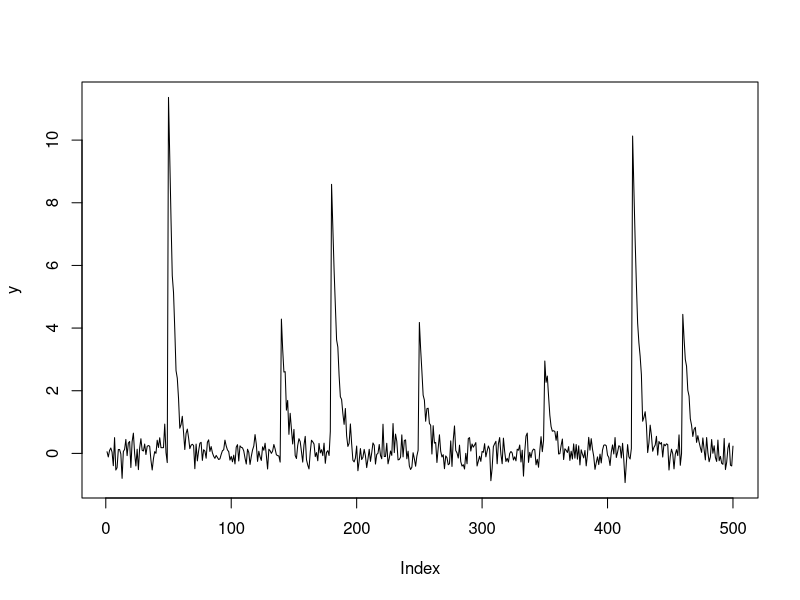

Here is the R script that generated this plot: (Note: this script raises an error after producing the figure.)


library(truncnorm)

# data <- read.csv("data.csv", header = FALSE)
# str(data)
# head(data)
# plot(1:nrow(data), data$V1, type = "l")
# plot(1:length(data$V1[22000:28000]), data$V1[22000:28000], type = "l")
# y = data$V1[22000:28000]

## mixture ##
sim_data <- function(n, lambda, time_spike, b, gamma, prob, par)
{
  c = rep(0,n)
  s = rep(0,n)
  A = rep(0,n)
  s[time_spike] = 1
  
  k <- sample(1:length(prob), sum(s), prob, replace = TRUE)
  A[time_spike] <- rnorm(sum(s), par[k], 0.8)
  
  for(i in 2:n)
  {
    c[i] = gamma * c[i-1] + A[i] * s[i]
  }
  return(list("y" = b + c + rnorm(n, 0, 1/sqrt(lambda)), "c" = c, "s" = s, "A" = A, "k" = k))
}

data <- sim_data(n = 1000, lambda = 10, time_spike = c(100, 150, 400, 500, 700, 300, 600,850), 
                 gamma = 0.8, b = 2,
                 prob = c(0.1, 0.7, 0.2), par = c(0.6, 1, 2))

data <- sim_data(n = 500, lambda = 10, time_spike = c(50,140,180,250,350,420,460), 
                 gamma = 0.8, b = 0,
                 prob = c(0.4, 0.6), par = c(4, 10))

y = data$y 
plot(y, type = "l", main = "")

data$k
data$A[data$A>0]


#---------------------# #---------------------# #---------------------# #---------------------# 
#---------------------# #---------------------# #---------------------# #---------------------# 
#-----# #-----# some functions #-----# #-----# 

loglik <- function(y, cc, s, A, b, gamma, lambda)
{
  n = length(y)
  sum(dnorm(y, mean = b + gamma * cc + A * s, sd = 1/sqrt(lambda), log = TRUE))
}

logprior_gamma <- function(gamma, hyp_gamma1, hyp_gamma2) dbeta(gamma, hyp_gamma1, hyp_gamma2, log = TRUE)

logpost <- function(y, cc, s, A, b, gamma, lambda, 
                    hyp_gamma1, hyp_gamma2)
{
  loglik(y = y, cc = cc, s = s, A = A, b = b, gamma = gamma, lambda = lambda) +
    logprior_gamma(gamma, hyp_gamma1, hyp_gamma2)
}



#---------------------# #---------------------# #---------------------# #---------------------# 
#---------------------# #---------------------# #---------------------# #---------------------# 

marg <- function(y, b, c, gamma, s, sigma2, psi2)
{
  2 * dnorm(y, mean = b + gamma * c, sd = sqrt(psi2 + sigma2)) * 
    (1 - pnorm(0, mean = psi2 / (sigma2 + psi2) * (y-b-gamma*c), sd = sqrt(sigma2 * psi2 / (sigma2 + psi2)) ) )
}

num <- function(k, t)
{
  out = 0
  if(k >= t) out = gamma(k+1)/gamma(k-t+1)
  return(out)
}

v <- function(n, t, alpha, pois_mean, trunc = 100)
{
  tmp = sapply(1:trunc, function(k) num(k, t) / (gamma(alpha*k + n)/gamma(alpha*k)) * dpois(k-1, pois_mean) )
  sum(tmp[!is.nan(tmp)])
}

v(n=10, t = 3, alpha = 1, pois_mean = 2, trunc = 500)


gamma_start = 0.8; b_start = 2
A_start = 5; tau2 = 0.0001
lambda_start = 10
c0 = 0; p = 0.005; alpha = 1
hyp_A1 = 3; hyp_A2 = 1; hyp_gamma1 = 5; hyp_gamma2 = 2
hyp_lambda1 = 10; hyp_lambda2 = 1; hyp_b1 = 1; hyp_b2 = 1
psi2 = 2

nrep=50
gibbs_calcium <- function(nrep, y, 
                          c0 = 0, tau2 = 0.0001, 
                          # hyperparameters
                          pois_mean = 2, # param of Pois on the number of clusters
                          alpha = 1, # Dirichlet param: ~ Dir_k(alpha,...,alpha)
                          p = 0.005, # prior prob of a spike
                          psi2 = 2, # base measure variance (half normal on A)
                          hyp_gamma1 = 5, hyp_gamma2 = 2,
                          hyp_lambda1 = 10, hyp_lambda2 = 1, hyp_b1 = 1, hyp_b2 = 1,
                          # starting point
                          gamma_start = 0.8, b_start = 2, A_start = 5,
                          lambda_start = 10, 
                          # MH step
                          eps_gamma,
                          trunc = 500)
{
  n = length(y)
  # creo matrici di output
  out_c = matrix(NA, nrep, n+1) # calcio (c_0, c_1, ..., c_n)
  out_s = matrix(NA, nrep, n) # spikes (s_1, s_2, ..., s_n)
  out_p1 = matrix(NA, nrep, n) # probabilita' di osservare uno spike (pi_1, ..., pi_n)
  out_p0 = matrix(NA, nrep, n) # (1-pi_1, ..., 1-pi_n) -- a meno di costanti
  
  out_A = matrix(NA, nrep, n) # contiene i valori (A1,...,Ak)
  out_b = rep(NA, nrep) # posteriori di b
  out_gamma = rep(NA, nrep) # posteriori di gamma
  out_lambda = rep(NA, nrep) # posteriori di lambda
  
  filter_mean = numeric(n) # vettori di supporto per il kalman filter
  filter_var = numeric(n)
  
  cluster = matrix(0, nrep, n) # cluster per gli y_t tali che s_t = 1: (Z_1,...,Z_n)
  
  # inizializzazione dei parametri
  out_c[1,] = 0
  out_c[,1] = c0
  out_s[1,] = 0
  out_A[1,1] = A_start
  out_b[1] = b_start
  out_gamma[1] = gamma_start
  out_lambda[1] = lambda_start
  
  cluster[1,] = 1 # inizializzo tutti nello stesso cluster
  
  AA = rep(A_start, n) # contiene un vettore di lunghezza n che vale A_Zj anche quando s=0

  for(i in 1:(nrep-1))
  {
    sigma2 = 1/out_lambda[i]

    # sampling di c
    filter_mean[1] = (sigma2 * (out_b[i] + out_gamma[i] * out_c[i,1] + AA[1]*out_s[i,1] ) + tau2 * y[1]) / (tau2 + sigma2)
    filter_var[1] = tau2 * sigma2 / (tau2 + sigma2)
    
    for(j in 2:n)
    {
      filter_mean[j] = (sigma2 * (out_gamma[i] * filter_mean[j-1] + AA[j] * out_s[i,j] ) + 
                          (filter_var[j-1] + tau2) * y[j]) / (filter_var[j-1] + tau2 + sigma2)
      filter_var[j] = ((filter_var[j-1] + tau2) * sigma2) / (filter_var[j-1] + tau2 + sigma2)
    }
    out_c[i+1,n+1] = rnorm(1, filter_mean[n], filter_var[n])
    
    for(j in (n-1):1)
    {
      back_mean = filter_mean[j] + out_gamma[i] * filter_var[j]/(filter_var[j] + tau2) * 
        (out_c[i+1,j+2] - out_gamma[i] * filter_mean[j] - AA[j] * out_s[i,j])
      back_var = filter_var[j] - out_gamma[i]^2 * filter_var[j]^2 / (filter_var[j] + tau2)
      out_c[i+1,j+1] = rnorm(1, back_mean, back_var)
    }
    
    # sampling di lambda (precision)
    z = y - out_gamma[i] * out_c[i+1,1:n] - AA * out_s[i,]
    ssum = sum((z - mean(z))^2)
    out_lambda[i+1] = rgamma(1, hyp_lambda1 + n/2, 
                             hyp_lambda2 + .5 * ssum + .5 * n * hyp_b2 / (n + hyp_b2) * (mean(z) - hyp_b1)^2 )

    # sampling di b
    out_b[i+1] = rnorm(1, mean = (n * mean(z) + hyp_b2 * hyp_b1) / (n + hyp_b2),
                       sd = 1/ sqrt((n + hyp_b2) * out_lambda[i+1]) )
    
    # # MH per gamma: random walk
    oldgamma = out_gamma[i] 
    newgamma = oldgamma + runif(1, -eps_gamma, eps_gamma)
    ratio = exp( logpost(y = y, cc = out_c[i+1,1:n], s = out_s[i,],
                         A = AA, gamma = newgamma,
                         b = out_b[i+1], lambda = out_lambda[i+1],
                         hyp_gamma1 = hyp_gamma1, hyp_gamma2 = hyp_gamma2) -
                  logpost(y = y, cc = out_c[i+1,1:n], s = out_s[i,],
                          A = AA, gamma = oldgamma,
                          b = out_b[i+1], lambda = out_lambda[i+1],
                          hyp_gamma1 = hyp_gamma1, hyp_gamma2 = hyp_gamma2) )
    if(runif(1) < ratio) oldgamma = newgamma
    out_gamma[i+1] = oldgamma
    
    # sampling di s
    out_p1[i+1,] = exp(-.5 / sigma2 * (y - out_b[i] - out_gamma[i] * out_c[i,1:n] - AA)^2 ) * p
    out_p0[i+1,] = exp(-.5 / sigma2 * (y - out_b[i] - out_gamma[i] * out_c[i,1:n])^2 ) * (1-p)
    out_s[i+1,] = apply(cbind(out_p0[i+1,], out_p1[i+1,]), 1, function(x) sample(c(0,1), 1, prob = x))
    
    cluster[i+1,] = cluster[i,]
    cluster[i+1,][out_s[i+1,] == 0] = 0
    out_A[i+1,] = out_A[i,]
    
    # "Polya Urn" finite mixture
    for(j in 1:sum(out_s[i+1,]>0))
    {
      # sampling del cluster
      clus_tmp = cluster[i+1,out_s[i+1,]>0]
      clus_tmp[j] = NA

      out_A[i+1, 1:(length(unique(clus_tmp[!is.na(clus_tmp) & clus_tmp>0])))] = out_A[i+1, sort(unique(clus_tmp[!is.na(clus_tmp) & clus_tmp>0])) ]
      
      
      clus_tmp[!is.na(clus_tmp) & clus_tmp>0] = as.numeric( factor( clus_tmp[!is.na(clus_tmp) & clus_tmp>0], 
                                                                    labels = 1:(length(unique(clus_tmp[clus_tmp>0]))-1) ) )
      
      nj = sapply(sort(unique(clus_tmp[!is.na(clus_tmp) & clus_tmp>0])), function(x) sum(clus_tmp[-j][clus_tmp[-j]>0] == x))
      prob_c = sapply(sort(unique(clus_tmp[-j][clus_tmp[-j]>0])), 
                      function(x) dnorm(y[out_s[i+1,]>0][j], mean = out_b[i+1] + out_gamma[i+1] * out_c[i+1,j] + out_A[i+1,x], 
                                        sd = sqrt(sigma2)) ) * (nj + alpha) 
    
      v_ratio = v(n = n-1, t = length(nj)+1, alpha = alpha, pois_mean = pois_mean, trunc = trunc) / 
        v(n = n-1, t = length(nj), alpha = alpha, pois_mean = pois_mean, trunc = trunc)
      
      prob_new = v_ratio * alpha  * marg(y = y[out_s[i+1,]>0][j], b = out_b[i+1], c = out_c[i+1,j], gamma = out_gamma[i+1], 
                                      s = out_s[i+1,j], sigma2 = sigma2, psi2 = 1)
      
      clus_tmp[j] = sample( 1:(max(unique(clus_tmp[-j][clus_tmp[-j]>0]))+1), 1, prob = c(prob_c, prob_new) )
      
      cluster[i+1, out_s[i+1,]>0] = clus_tmp
      if(clus_tmp[j] == max(unique(clus_tmp[-j][clus_tmp[-j]>0]))+1) 
        {out_A[i+1,clus_tmp[j]] = rtruncnorm( 1,
                                                a = 0, b = Inf, 
                                                mean = psi2 * (y[out_s[i+1,]>0][j] - out_b[i+1] - out_gamma[i+1] * out_c[i+1, j]) / (psi2 + sigma2),
                                                sd = sqrt(sigma2 * psi2 / (psi2 + sigma2) ) ) }
      
    }
    
    # sampling di A
    out_A[i+1,] = NA
    nj = sapply(sort(unique(cluster[i+1,out_s[i+1,]>0])), function(x) sum(cluster[i+1,out_s[i+1,]>0] == x))
    sumj = sapply(sort(unique(cluster[i+1,out_s[i+1,]>0])), 
                  function(x) sum(y[cluster[i+1,] == x] - out_b[i+1] - out_gamma[i+1] * out_c[i+1, cluster[i+1,] == x]) )
    out_A[i+1, 1:length(unique(cluster[i+1,out_s[i+1,]>0]))] = rtruncnorm( length(unique(cluster[i+1,out_s[i+1,]>0])), 
                                                                           a = 0, b = Inf, mean = psi2 * sumj / (nj * psi2 + sigma2), 
                                                                           sd = sqrt(sigma2 * psi2 / (nj*psi2 + sigma2) ) )
    AA[out_s[i+1,]==1] = out_A[i+1, cluster[i+1, out_s[i+1,]==1]]
    
    # finto Polya urn sulle altre osservazioni
    for(j in which(out_s[i+1,]==0))
    {
      clus_tmp = c(NA, cluster[i+1, out_s[i+1,]==1])

      nj = sapply(sort(unique(clus_tmp[-1])), function(x) sum(clus_tmp[-1] == x))
      prob_c = sapply(sort(unique(clus_tmp[-1])),
                      function(x) dnorm(y[j], mean = out_b[i+1] + out_gamma[i+1] * out_c[i+1,j] + out_A[i+1,x], 
                                        sd = sqrt(sigma2)) ) * (nj + alpha) 

      # prob_new = alpha / (n-1+alpha) * marg(y = y[j], b = out_b[i+1], c = out_c[i+1,j], gamma = out_gamma[i+1],
      #                                 s = out_s[i+1,j], sigma2 = sigma2, psi2 = 1)

      clus_tmp[1] = sample(1:(max(unique(clus_tmp[-1][clus_tmp[-1]>0]))), 1, prob = c(prob_c) )
      AA[j] = out_A[i+1, clus_tmp[1]]
      
      # sampling di A
      # if(clus_tmp[1] == max(unique(clus_tmp[-1])+1) )
      # AA[j] = rtruncnorm( 1, a = 0, b = Inf,
      #                      mean = psi2 * (y[j] - out_b[i+1] - out_gamma[i+1] * out_c[i+1, j]) / (psi2 + sigma2),
      #                       sd = sqrt(sigma2 * psi2 / (psi2 + sigma2) ) ) 
    }
    
    
    
  }
  return(list(c = out_c, s = out_s, lambda = out_lambda, A = out_A, gamma = out_gamma, b = out_b, clus = cluster))
}




nrep = 200
start <- Sys.time()
prova <- gibbs_calcium(nrep = nrep, y = y, 
                       alpha = 1,
                       lambda_start = 10, b_start = 0,
                       gamma_start = 0.8, A_start = 3,
                       eps_gamma = 0.05)
end <- Sys.time()
end - start
str(prova)

n = length(y)
burnin = 1:500
plot(1:nrep, prova$lambda, type = "l", main = "lambda")
lines(1:nrep, cumsum(prova$lambda)/1:nrep, col = 2)
abline(h=10, col = "blue")

plot(1:nrep, prova$b, type = "l", main = "b")
lines(1:nrep, cumsum(prova$b)/1:nrep, col = 2)
abline(h=0, col = "blue")

plot(1:nrep, prova$gamma, type = "l", main = "gamma")
lines(1:nrep, cumsum(prova$gamma)/1:nrep, col = 2)
abline(h=0.8, col = "blue")


apply(prova$A, 2, function(x) sum(!is.na(x)))
plot(1:nrep, prova$A[,1], type = "l", main = "A")
lines(1:nrep, cumsum(prova$A[,1])/1:nrep, col = 2)

plot(1:nrep, prova$A[,2], type = "l", main = "A")
lines(1:nrep, cumsum(prova$A[,2])/1:nrep, col = 2)

plot(1:n, y, type = "l")
AA = matrix(0,nrep,n)
AA[prova$clus>0] = prova$A[prova$clus[prova$clus>0]]
lines(1:n, mean(prova$gamma[-burnin]) * colMeans(prova$c[-burnin,1:n]) + mean(prova$b[-burnin]) + 
        (colMeans(prova$s[-burnin,])>0.6) * colMeans(AA[-burnin,]),
     col = 2)

str(AA)

n = length(y)
plot(1:n, y, type = "l")
lines(1:n, colMeans(prova$c[-burnin,1:n]) + mean(prova$b[-burnin]), col = "blue", lty = 2)
abline(v = which(colMeans(prova$s[-burnin,])>0.6), lty = 3, col = 2)


which(colMeans(prova$s[-burnin,])>0.6)
#c(50,140,180,250,350,420,460)
